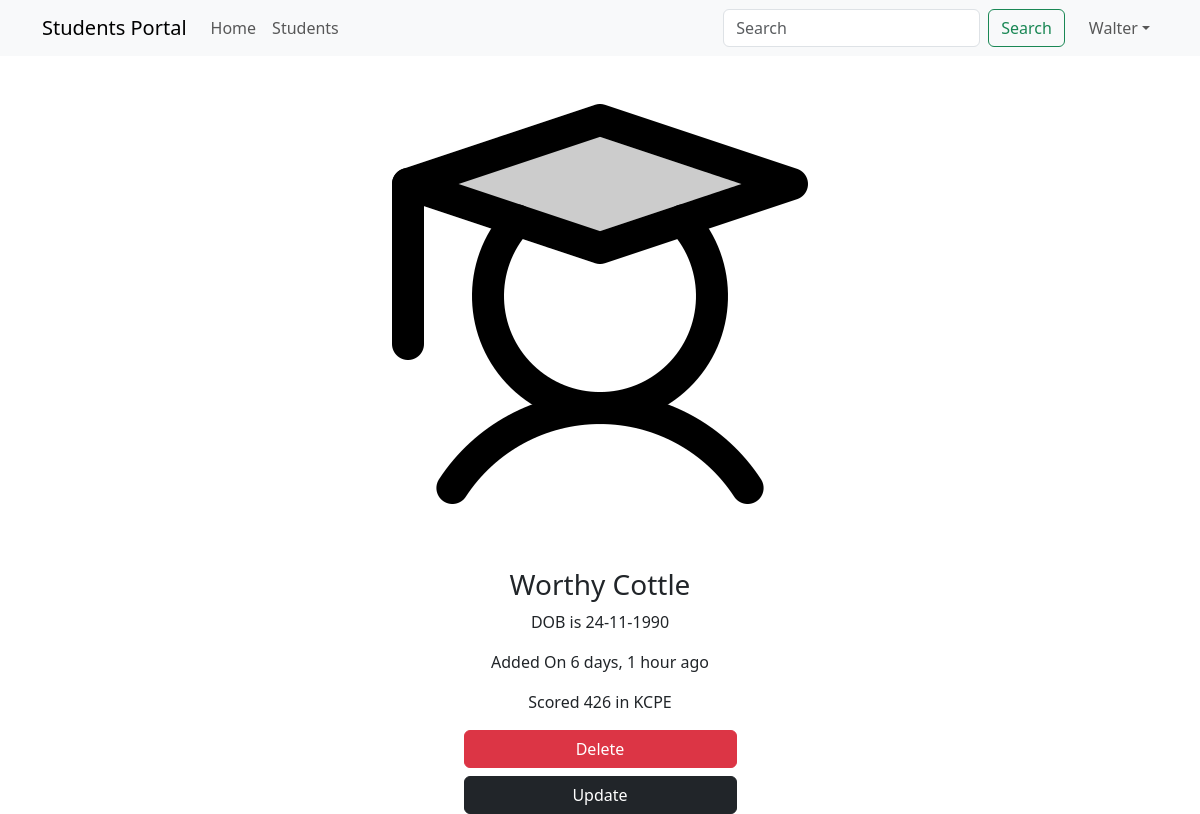
Screenshot of /details/7 (signed in) with the database file from the repository.
### main_app/models.py (models this page shows, shortened)
class Student(models.Model):
    first_name = models.CharField(max_length=25)
    last_name = models.CharField(max_length=25)
    dob = models.DateField()
    email = models.EmailField(unique=True)
    weight = models.DecimalField(max_digits=5, decimal_places=2)  # 100.500
    is_sporty = models.BooleanField(default=False)
    kcpe_score = models.IntegerField()
    profile_pic = models.ImageField(upload_to=generate_unique_name, null=True, default="students/default.png")
    created_at = models.DateTimeField(auto_now_add=True)
    updated_at = models.DateTimeField(auto_now=True)

### main_app/views.py (the view)
# urls.py: path('details/<int:student_id>', views.details, name="details"),
@login_required
def details(request, student_id):
    student = Student.objects.get(pk=student_id)  # SELECT * FROM students WHERE id=1
    return render(request, "details.html", {"student": student})

### templates/details.html (shortened to what this page needs)
{% extends 'base.html' %}
{% load humanize %}
{% block content %}
    {% include 'navbar.html' %}
    <div class="container">
        <div class="row justify-content-center">
            <div class="col-sm-6 text-center">
                {% if student.profile_pic %}
                    <img src="{{ student.profile_pic.url }}" class="img-fluid" alt="">
                {% endif %}
                <h3>{{ student.first_name | capfirst }} {{ student.last_name | capfirst }}</h3>
                <p>DOB is {{ student.dob | date:'d-m-Y' }}</p>
                <p>Added On {{ student.created_at | naturaltime }}</p>
                <p>Scored {{ student.kcpe_score }} in KCPE</p>
                <a href="{% url 'delete' student.id %}" class="btn btn-danger w-50">Delete</a>
                <a href="{% url 'update' student.id %}" class="btn btn-dark mt-2 w-50">Update</a>
            </div>
        </div>
    </div>
{% endblock %}

### templates/navbar.html (shortened to what this page needs)
<nav class="navbar sticky-top navbar-expand-lg navbar-light bg-light">
    <div class="container">
        <a class="navbar-brand" href="{% url 'home' %}">Students Portal</a>
        <div class="collapse navbar-collapse" id="navbarTogglerDemo02">
            <ul class="navbar-nav me-auto mb-2 mb-lg-0">
                <li class="nav-item">
                    <a class="nav-link  {% if '/' == request.path %} active {% endif %}" aria-current="page"
                       href="{% url 'home' %}">Home</a>
                </li>
                <li class="nav-item">
                    <a class="nav-link {% if 'show' in request.path %} active {% endif %} " href="{% url 'show' %}">Students</a>
                </li>
            </ul>
            <form class="d-flex" method="get" action="{% url 'search' %}">
                <input class="form-control me-2" name="search" type="search" placeholder="Search" aria-label="Search">
                <button class="btn btn-outline-success" type="submit">Search</button>
            </form>
            <ul class="navbar-nav ms-3 mb-2 mb-lg-0">
                <li class="nav-item dropdown">
                    <a class="nav-link dropdown-toggle" href="#" role="button" data-bs-toggle="dropdown">{{ user.first_name }}</a>
                </li>
            </ul>
        </div>
    </div>
</nav>

### rows the page displays
Student: profile_pic (placeholder picture), first_name "Worthy", last_name "Cottle", dob "24-11-1990", created_at "6 days, 1 hour ago", kcpe_score "426"

### other values shown
{{ user.first_name }} "Walter"
